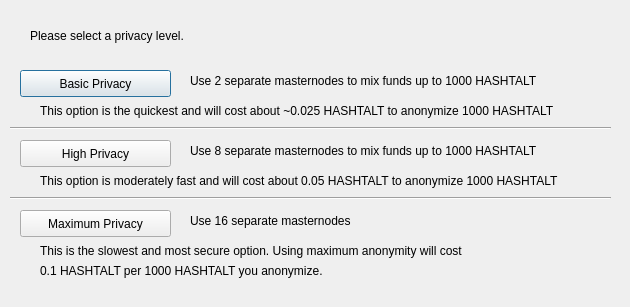
<?xml version="1.0" encoding="UTF-8"?>
<ui version="4.0">
 <class>DarksendConfig</class>
 <widget class="QDialog" name="DarksendConfig">
  <property name="geometry">
   <rect>
    <x>0</x>
    <y>0</y>
    <width>630</width>
    <height>307</height>
   </rect>
  </property>
  <property name="windowTitle">
   <string>Configure PrivateSend</string>
  </property>
  <widget class="QPushButton" name="buttonBasic">
   <property name="geometry">
    <rect>
     <x>20</x>
     <y>70</y>
     <width>151</width>
     <height>27</height>
    </rect>
   </property>
   <property name="text">
    <string>Basic Privacy</string>
   </property>
  </widget>
  <widget class="QPushButton" name="buttonHigh">
   <property name="geometry">
    <rect>
     <x>20</x>
     <y>140</y>
     <width>151</width>
     <height>27</height>
    </rect>
   </property>
   <property name="text">
    <string>High Privacy</string>
   </property>
  </widget>
  <widget class="QPushButton" name="buttonMax">
   <property name="geometry">
    <rect>
     <x>20</x>
     <y>210</y>
     <width>151</width>
     <height>27</height>
    </rect>
   </property>
   <property name="text">
    <string>Maximum Privacy</string>
   </property>
  </widget>
  <widget class="QLabel" name="label">
   <property name="geometry">
    <rect>
     <x>30</x>
     <y>20</y>
     <width>571</width>
     <height>31</height>
    </rect>
   </property>
   <property name="text">
    <string>Please select a privacy level.</string>
   </property>
  </widget>
  <widget class="QLabel" name="label_2">
   <property name="geometry">
    <rect>
     <x>190</x>
     <y>70</y>
     <width>421</width>
     <height>21</height>
    </rect>
   </property>
   <property name="text">
    <string>Use 2 separate masternodes to mix funds up to 1000 HASHTALT</string>
   </property>
  </widget>
  <widget class="QLabel" name="label_3">
   <property name="geometry">
    <rect>
     <x>190</x>
     <y>140</y>
     <width>411</width>
     <height>21</height>
    </rect>
   </property>
   <property name="text">
    <string>Use 8 separate masternodes to mix funds up to 1000 HASHTALT</string>
   </property>
  </widget>
  <widget class="QLabel" name="label_4">
   <property name="geometry">
    <rect>
     <x>190</x>
     <y>210</y>
     <width>421</width>
     <height>21</height>
    </rect>
   </property>
   <property name="text">
    <string>Use 16 separate masternodes</string>
   </property>
  </widget>
  <widget class="QLabel" name="label_6">
   <property name="geometry">
    <rect>
     <x>40</x>
     <y>100</y>
     <width>561</width>
     <height>21</height>
    </rect>
   </property>
   <property name="text">
    <string>This option is the quickest and will cost about ~0.025 HASHTALT to anonymize 1000 HASHTALT</string>
   </property>
  </widget>
  <widget class="QLabel" name="label_7">
   <property name="geometry">
    <rect>
     <x>40</x>
     <y>170</y>
     <width>561</width>
     <height>21</height>
    </rect>
   </property>
   <property name="text">
    <string>This option is moderately fast and will cost about 0.05 HASHTALT to anonymize 1000 HASHTALT</string>
   </property>
  </widget>
  <widget class="QLabel" name="label_8">
   <property name="geometry">
    <rect>
     <x>40</x>
     <y>240</y>
     <width>561</width>
     <height>21</height>
    </rect>
   </property>
   <property name="text">
    <string>This is the slowest and most secure option. Using maximum anonymity will cost</string>
   </property>
  </widget>
  <widget class="QLabel" name="label_9">
   <property name="geometry">
    <rect>
     <x>40</x>
     <y>260</y>
     <width>561</width>
     <height>21</height>
    </rect>
   </property>
   <property name="text">
    <string>0.1 HASHTALT per 1000 HASHTALT you anonymize.</string>
   </property>
  </widget>
  <widget class="Line" name="line">
   <property name="geometry">
    <rect>
     <x>10</x>
     <y>120</y>
     <width>601</width>
     <height>16</height>
    </rect>
   </property>
   <property name="orientation">
    <enum>Qt::Horizontal</enum>
   </property>
  </widget>
  <widget class="Line" name="line_2">
   <property name="geometry">
    <rect>
     <x>10</x>
     <y>190</y>
     <width>601</width>
     <height>16</height>
    </rect>
   </property>
   <property name="orientation">
    <enum>Qt::Horizontal</enum>
   </property>
  </widget>
 </widget>
 <resources/>
 <connections/>
</ui>
